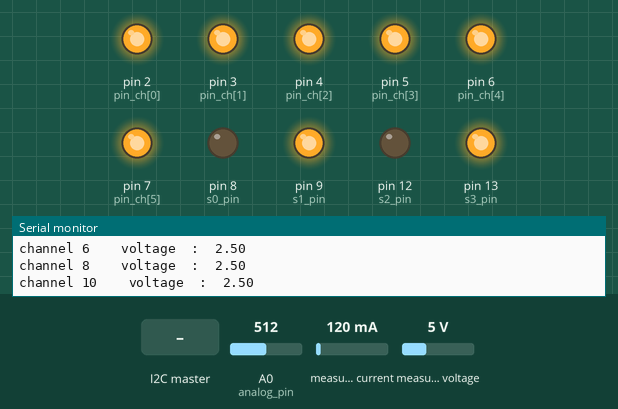
This sketch was run on a simulated Arduino Uno, built with avr-gcc and run on an emulated ATmega328P. On the bench: output pins drawn as LEDs (lit = HIGH), the last lines printed to the serial monitor. Dashed ring = blinking. The inputs (shaded band) are chosen by the test bench; at power-on: A0 (analog_pin) = 512, measured current 120 mA, measured voltage 5 V.

Above: at 1.3 s.
1.4 s: the I2C master sends the byte 1
At 5.13 s:
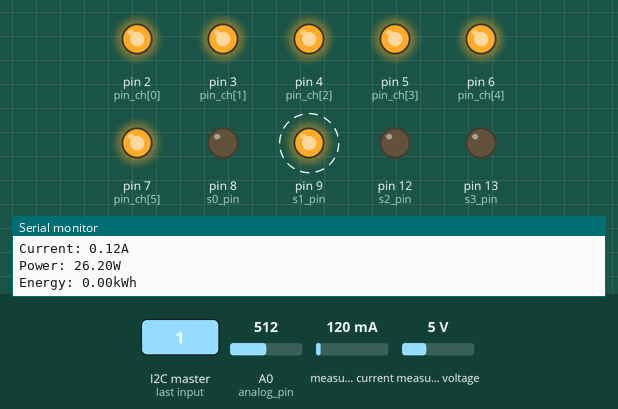
6.8 s: the I2C master sends the byte 90
At 10.24 s:
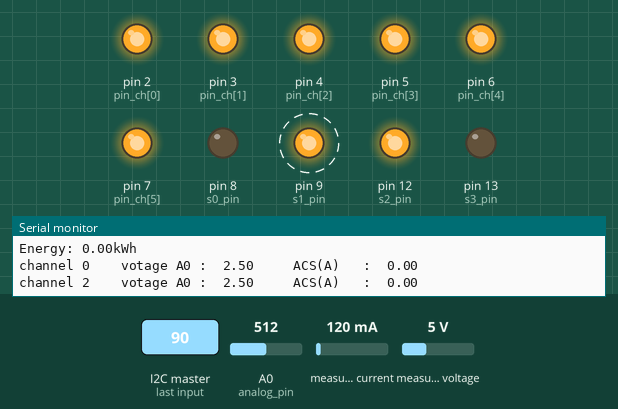
11.5 s: the I2C master sends the byte 200
At 15.09 s:
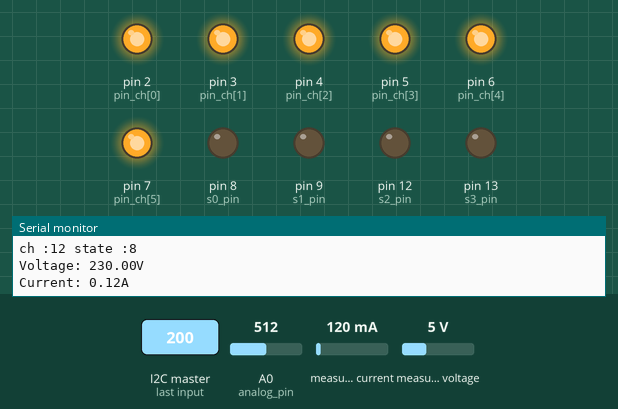
Timing chart, 0 to 21.8 s (numbered marks = the images above; inputs shaded):
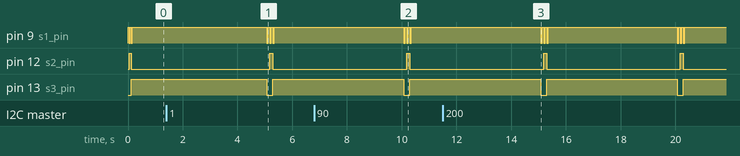

The sketch:

arduino_main_proj.ino
```cpp
#include <SoftwareSerial.h>
#include <PZEM004Tv30.h>
#include <Wire.h>

#define rxPin 10
#define txPin 11
#define s0_pin 8
#define s1_pin 9
#define s2_pin 12
#define s3_pin 13
#define analog_pin A0
#define I2C_UNO_ADDR 8
#define addr 0x55
#define interval 5000

byte payload[29];
const uint8_t device[7] = {0x01, 0x02, 0x03, 0x04, 0x05, 0x06, 0x07};
int state[6];
unsigned long time;
float BaseVolt[6];
float current_acs[6];
uint16_t voltage_pzem;
uint16_t current_pzem;
uint16_t power_pzem;
uint32_t energy_pzem;

SoftwareSerial mySerial(rxPin, txPin);
PZEM004Tv30 pzem(mySerial);

void setup()
{
  Serial.begin(9600);

  Wire.begin(8);                // join I2C bus with address #8
  Wire.onReceive(receiveEvent); // register event
  Wire.onRequest(requestEvent); // register event
  pinMode(analog_pin, INPUT);
  pinMode(s0_pin, OUTPUT);
  pinMode(s1_pin, OUTPUT);
  pinMode(s2_pin, OUTPUT);
  pinMode(s3_pin, OUTPUT);
  for (int i = 2; i < 8; i++)
  {
    pinMode(i, OUTPUT);
    digitalWrite(i, 1);
  }
  for (int i = 0; i < 6; i++)
  {
    state[i] = 1;
  }

  // set address for pzem
  if (!pzem.setAddress(addr))
  {
    // Setting custom address failed. Probably no PZEM connected
    Serial.println("Error setting address.");
  }
  else
  {
    // Print out the new custom address
    Serial.print("Current address:    0x");
    Serial.println(pzem.readAddress(), HEX);
    Serial.println();
  }
  Serial.print("Pzem Custom Address:");
  Serial.println(pzem.readAddress(), HEX);

  setMidPoint();
}

void relay(int channel, int state)
{
  const int pin_ch[] = {2, 3, 4, 5, 6, 7};
  int index = channel - 1;
  //--------- logic LOW mean relay pin com->on = circuit cut off----------//
  digitalWrite(pin_ch[index], state);
  Serial.print(String("pin :") + pin_ch[index]);
  Serial.println(String("  state : ") + state);
}

void loop()
{
  if (millis() - time >= interval)
  {
    time = millis();
    pzemRead();
    readSensorACS();
    pack_payload();
  }
}
```

i2c.ino
```cpp
void pack_payload()
{

  payload[0] = device[0]; // id
  payload[1] = voltage_pzem >> 8;
  payload[2] = voltage_pzem & 0xFF;
  payload[3] = current_pzem >> 8;
  payload[4] = current_pzem & 0xFF;
  payload[5] = power_pzem >> 8;
  payload[6] = power_pzem & 0xFF;
  payload[7] = energy_pzem >> 24;
  payload[8] = energy_pzem >> 16;
  payload[9] = energy_pzem >> 8;
  payload[10] = energy_pzem & 0xFF;
  payload[11] = device[1];
  payload[12] = (uint8_t)(current_acs[0]);
  payload[13] = state[0];
  payload[14] = device[2];
  payload[15] = (uint8_t)(current_acs[1]);
  payload[16] = state[1];
  payload[17] = device[3];
  payload[18] = (uint8_t)(current_acs[2]);
  payload[19] = state[2];
  payload[20] = device[4];
  payload[21] = (uint8_t)(current_acs[3]);
  payload[22] = state[3];
  payload[23] = device[5];
  payload[24] = (uint8_t)(current_acs[4]);
  payload[25] = state[4];
  payload[26] = device[6];
  payload[27] = (uint8_t)(current_acs[5]);
  payload[28] = state[5];
}

void requestEvent()
{

  Wire.write(payload, 29); // respond with message of 29 bytes
                           // as expected by master
  for (int i = 0; i < sizeof(payload); i++)
  {
    Serial.print(payload[i], HEX);
  }
  Serial.println(" ");
}

void receiveEvent(int howMany)
{

  uint8_t buff[howMany];
  Serial.print("received ");
  Serial.print(howMany);
  Serial.print(" byte :  ");

  for (int i = 0; i < howMany; i++)
  {
    buff[i] = Wire.read();
    Serial.print(buff[i], HEX);
  }
  Serial.println();

  for (int i = 0; i < sizeof(buff); i++)
  {
    if (i < 6)
    {
      int chan = buff[i] >> 4;
      int state_buf = buff[i] & 0xF;
      state[i] = state_buf;
      relay(chan, state[i]);
      Serial.print(String("ch :") + chan);
      Serial.println(String(" state :") + state[i]);
    }
    if(i > 5 && buff[i] == 0xFF)
    {
      pzem.resetEnergy();
      Serial.print("reset energy success");
    }
  }
}
```

read_sensor.ino
```cpp
void mux(int index) {
  const int mux[16][4] = { { 0, 0, 0, 0 }, { 1, 0, 0, 0 }, { 0, 1, 0, 0 }, { 1, 1, 0, 0 }, { 0, 0, 1, 0 }, { 1, 0, 1, 0 }, { 0, 1, 1, 0 }, { 1, 1, 1, 0 }, { 0, 0, 0, 1 }, { 1, 0, 0, 1 }, { 0, 1, 0, 1 }, { 1, 1, 0, 1 }, { 0, 0, 1, 1 }, { 1, 0, 1, 1 }, { 0, 1, 1, 1 }, { 1, 1, 1, 1 } };
  const int device_ch[] = { 0, 2, 4, 6, 8, 10 };
  digitalWrite(s0_pin, mux[device_ch[index]][0]);
  digitalWrite(s1_pin, mux[device_ch[index]][1]);
  digitalWrite(s2_pin, mux[device_ch[index]][2]);
  digitalWrite(s3_pin, mux[device_ch[index]][3]);
  Serial.print("channel ");
  Serial.print(device_ch[index]);
  Serial.print("   ");
  delay(1);
}

void setMidPoint() {
  for (int i = 0; i < 6; i++) {
    float Analog = 0.0, samples = 0.0, avgAnalog = 0.0;
    mux(i);
    for (int x = 0; x < 100; x++) {  //This would take 500 Samples
      Analog = analogRead(analog_pin);
      samples = samples + Analog;
    }
    avgAnalog = samples / 100;
    BaseVolt[i] = avgAnalog * (5.0 / 1023.0);
    Serial.print(" voltage  :  ");
    Serial.println(BaseVolt[i]);
  }
}

void readSensorACS() {
  float volt_analog[6];
  float AvgACS = 0;
  for (int i = 0; i < 6; i++) {
    mux(i);
    AvgACS = analogRead(analog_pin);
    volt_analog[i] = AvgACS * (5.0 / 1023.0);
    current_acs[i] = (volt_analog[i] - BaseVolt[i]) / 0.066;  //0.066V = 66mvol.= 1 Amp This is sensitivity of your ACS module
    if (current_acs[i] < 0) {
      current_acs[i] = current_acs[i] * -1;
    } else if (current_acs[i] > 25) {
      current_acs[i] = 25.00;
    }
    Serial.print(" votage A0 :  ");
    Serial.print(volt_analog[i]);
    Serial.print("     ACS(A)   :  ");
    Serial.println(current_acs[i]);
  }
  Serial.println();
}


void pzemRead() {
  // Read the data from the sensor
  float voltage = pzem.voltage();
  float current = pzem.current();
  float power = pzem.power();
  float energy = pzem.energy();

  voltage_pzem = (uint16_t)(voltage * 100);
  current_pzem = (uint16_t)(current * 100);
  power_pzem = (uint16_t)(power * 100);
  energy_pzem = (uint16_t)(energy * 100);

  // Check if the data is valid
  if (isnan(voltage)) {
    Serial.println("Error reading voltage");
  } else if (isnan(current)) {
    Serial.println("Error reading current");
  } else if (isnan(power)) {
    Serial.println("Error reading power");
  } else if (isnan(energy)) {
    Serial.println("Error reading energy");
  } else {
    //Print the values to the Serial console
    Serial.print("Voltage: ");
    Serial.print(voltage);
    Serial.println("V");
    Serial.print("Current: ");
    Serial.print(current);
    Serial.println("A");
    Serial.print("Power: ");
    Serial.print(power);
    Serial.println("W");
    Serial.print("Energy: ");
    Serial.print(energy,2);
    Serial.println("kWh");

  }
  Serial.println();
}
```

Measured:
- by itself, pin 12 (s2_pin): alternates HIGH for 0.11 s and LOW for 4.9 s
- by itself, pin 13 (s3_pin): alternates HIGH for 4.8 s and LOW for 0.22 s
